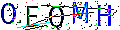

Source code (Python):
from PIL import Image, ImageDraw, ImageFont, ImageFilter

import random


def check_code(width=120, height=30, char_length=5, font_file='Monaco.ttf', font_size=28):
    code = []
    img = Image.new(mode='RGB', size=(width, height), color=(255, 255, 255))
    draw = ImageDraw.Draw(img, mode='RGB')

    def rndChar():
        """
        生成随机字母
        :return:
        """
        return chr(random.randint(65, 90))

    def rndColor():
        """
        生成随机颜色
        :return:
        """
        return (random.randint(0, 255), random.randint(10, 255), random.randint(64, 255))

    # 写文字
    font = ImageFont.truetype(font_file, font_size)
    for i in range(char_length):
        char = rndChar()
        code.append(char)
        h = random.randint(0, 4)
        draw.text((i * width / char_length, h), char, font=font, fill=rndColor())

    # 写干扰点
    for i in range(40):
        draw.point([random.randint(0, width), random.randint(0, height)], fill=rndColor())

    # 写干扰圆圈
    for i in range(40):
        draw.point([random.randint(0, width), random.randint(0, height)], fill=rndColor())
        x = random.randint(0, width)
        y = random.randint(0, height)
        draw.arc((x, y, x + 4, y + 4), 0, 90, fill=rndColor())

    # 画干扰线
    for i in range(5):
        x1 = random.randint(0, width)
        y1 = random.randint(0, height)
        x2 = random.randint(0, width)
        y2 = random.randint(0, height)

        draw.line((x1, y1, x2, y2), fill=rndColor())

    img = img.filter(ImageFilter.EDGE_ENHANCE_MORE)
    return img, ''.join(code)
